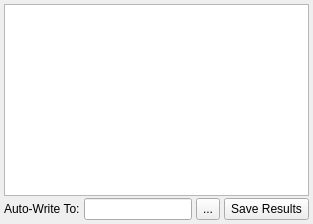
     <widget class="QWidget" name="tabResults">
      <attribute name="title">
       <string>Results</string>
      </attribute>
      <layout class="QGridLayout" name="gridLayout_2">
       <property name="horizontalSpacing">
        <number>4</number>
       </property>
       <property name="verticalSpacing">
        <number>2</number>
       </property>
       <property name="margin">
         <number>4</number>
       </property>
       <item row="1" column="0">
        <widget class="QLabel" name="label_33">
         <property name="text">
          <string>Auto-Write To:</string>
         </property>
        </widget>
       </item>
       <item row="1" column="1">
        <widget class="QLineEdit" name="editAutosave"/>
       </item>
       <item row="1" column="2">
        <widget class="QToolButton" name="btnBrowseAutosave">
         <property name="toolTip">
          <string>Browse for file.</string>
         </property>
         <property name="text">
          <string>...</string>
         </property>
         <property name="sizePolicy">
           <sizepolicy hsizetype="Minimum" vsizetype="Minimum">
             <horstretch>0</horstretch>
             <verstretch>0</verstretch>
           </sizepolicy>
         </property>
        </widget>
       </item>
       <item row="1" column="3">
        <widget class="QToolButton" name="btnSaveResults">
         <property name="toolTip">
          <string>Manually save the results now.</string>
         </property>
         <property name="text">
          <string>Save Results</string>
         </property>
         <property name="sizePolicy">
           <sizepolicy hsizetype="Minimum" vsizetype="Minimum">
             <horstretch>0</horstretch>
             <verstretch>0</verstretch>
           </sizepolicy>
         </property>
        </widget>
       </item>
       <item row="0" column="0" colspan="4">
        <widget class="QPlainTextEdit" name="textResult">
         <property name="sizePolicy">
          <sizepolicy hsizetype="Preferred" vsizetype="Preferred">
           <horstretch>0</horstretch>
           <verstretch>0</verstretch>
          </sizepolicy>
         </property>
         <property name="font">
          <font>
           <family>DejaVu Sans Mono</family>
          </font>
         </property>
         <property name="undoRedoEnabled">
          <bool>false</bool>
         </property>
         <property name="lineWrapMode">
          <enum>QPlainTextEdit::NoWrap</enum>
         </property>
         <property name="readOnly">
          <bool>true</bool>
         </property>
         <property name="plainText">
          <string notr="true"/>
         </property>
        </widget>
       </item>
      </layout>
     </widget>
